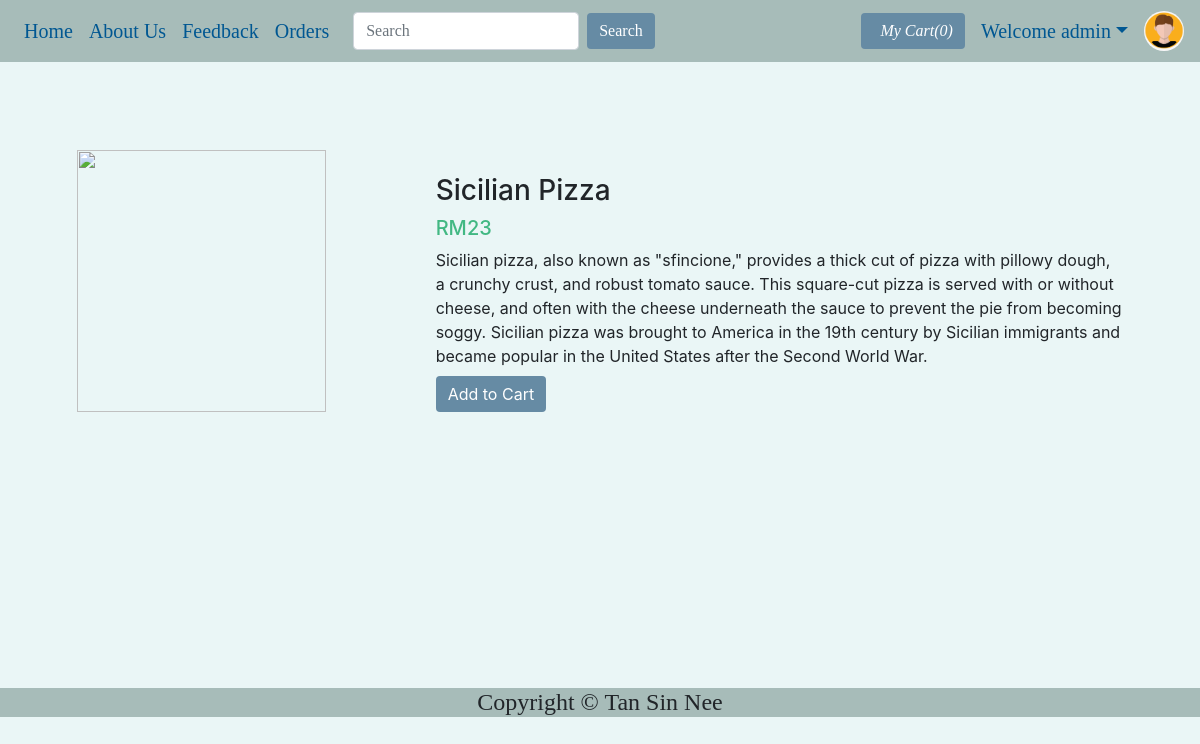
Screenshot of /viewPizza.php?pizzaid=55 (signed in) with the database file from the repository.
### tables this page shows
CREATE TABLE `pizza` (
  `pizzaId` int(12) NOT NULL,
  `pizzaName` varchar(255) NOT NULL,
  `pizzaPrice` int(12) NOT NULL,
  `pizzaDesc` text NOT NULL,
  `pizzaCategorieId` int(12) NOT NULL,
  `pizzaPubDate` datetime NOT NULL DEFAULT current_timestamp()
);

### viewPizza.php (the view, shortened to what this page needs)
<!doctype html>
<html lang="en">
<head>
    <link rel="stylesheet" href="https://stackpath.bootstrapcdn.com/bootstrap/4.4.1/css/bootstrap.min.css">
    <link rel="stylesheet" href="https://use.fontawesome.com/releases/v5.8.2/css/all.css">
</head>
<body>
    <?php include 'partials/_dbconnect.php';?>
    <?php require 'partials/_nav.php' ?>
    <div class="container my-4" id="cont">
        <div class="row jumbotron" style="background: transparent;">
        <?php
            $pizzaId = $_GET['pizzaid'];
            $sql = "SELECT * FROM `pizza` WHERE pizzaId = $pizzaId";
            $result = mysqli_query($conn, $sql);
            $row = mysqli_fetch_assoc($result);
            $pizzaName = $row['pizzaName'];
            $pizzaPrice = $row['pizzaPrice'];
            $pizzaDesc = $row['pizzaDesc'];
        ?>
        <?php
        echo  '<div class="col-md-4">
                <img src="img/pizza-'.$pizzaId. '.jpg" width="249px" height="262px">
            </div>
            <div class="col-md-8 my-4">
                <h3>' . $pizzaName . '</h3>
                <h5 style="color: #42b883">RM'.$pizzaPrice. '</h5>
                <p class="mb-0">' .$pizzaDesc .'</p>';
                if($loggedin){
                    $quaSql = "SELECT `itemQuantity` FROM `viewcart` WHERE pizzaId = '$pizzaId' AND `userId`='$userId'";
                    $quaresult = mysqli_query($conn, $quaSql);
                    $quaExistRows = mysqli_num_rows($quaresult);
                    if($quaExistRows == 0) {
                        echo '<form action="partials/_manageCart.php" method="POST">
                              <input type="hidden" name="itemId" value="'.$pizzaId. '">
                              <button type="submit" name="addToCart" class="btn btn-primary my-2" style="background-color:#668ba4; color:white; border:#668ba4;">Add to Cart</button>';
                    }else {
                        echo '<a href="viewCart.php"><button class="btn btn-primary my-2"style="background-color:#668ba4; color:white; border:#668ba4;">Go to Cart</button></a>';
                    }
                }
                else{
                    echo '<button class="btn btn-primary my-2" data-toggle="modal" data-target="#loginModal"style="background-color:#668ba4; color:white; border:#668ba4;">Add to Cart</button>';
                }
                echo '</form>
            </div>'
        ?>
        </div>
    </div>
    <?php require 'partials/_footer.php' ?>
</body>
</html>

### viewPizza.php (style rules this page uses)
#cont { min-height : 578px; }

### partials/_nav.php (style rules this page uses)
body { background-color: #eaf6f6; }

### rows the page displays
pizza: pizzaName "Sicilian Pizza", pizzaPrice "23", pizzaDesc "Sicilian pizza, also known as \"sfincione,\" provides a thick cut of pizza with pillowy dough, a crunchy crust, and robust tomato sauce. This square-cut pizza is served with or without cheese, and often with the cheese underneath the sauce to prevent the pie from becoming soggy. Sicilian pizza was brought to America in the 19th century by Sicilian immigrants and became popular in the United States after the Second World War."

### other values shown
$count "0"
$username "admin"
